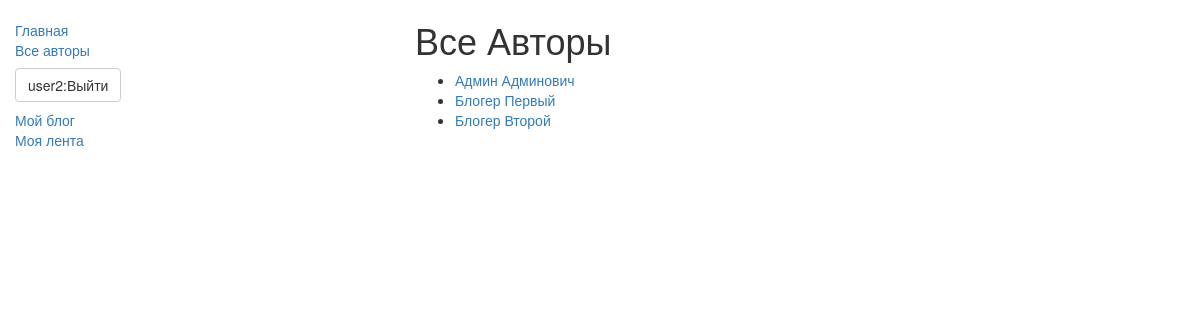
Screenshot of /authors/ (signed in) with the database file from the repository.
### blog/models.py (models this page shows)
class Profile(models.Model):
    user = models.OneToOneField(User, on_delete=models.CASCADE)
    blog_name = models.CharField(max_length=1024, verbose_name='Название блога')
    subscribes = models.ManyToManyField("self", blank=True, symmetrical=False)  # Подписки
    def get_absolute_url(self):
        return '/author/%i/' % self.pk
    def __str__(self):
        return (f'{self.user.last_name} {self.user.first_name}: {self.blog_name}')

### blog/views.py (the view)
# urls.py: url(r'^authors/$', views.AuthorsListView.as_view(model=blog.Profile), name='authors'),
class AuthorsListView(ListView):
    model = Profile
    context_object_name = 'authors_list'
    template_name = 'authors/authors_list.html'
    def get_context_data(self, *args, **kwargs):
        context = super(AuthorsListView, self).get_context_data(*args, **kwargs)
        context['user_profile'] = Profile.objects.get(pk=int(self.request.user.id))
        print('AuthorsListView.context:', context)
        for c in context['authors_list']:
            print('AuthorsListView.author:', c.profile_set.all())
        return context

### blog/templates/authors/authors_list.html (shortened to what this page needs)
{% extends 'base_generic.html' %} {% block title %} Все Авторы {% endblock title %} {% block content %}
<h1>Все Авторы</h1>
{% if authors_list %}
<ul>
    {% for author in authors_list %}
    <li>
        <a href="{{ author.get_absolute_url }}">{{ author.user.first_name }} {{ author.user.last_name }}</a>
    </li>
    {% endfor %}
</ul>
{% else %}
<p>Пока никого нет...</p>
{% endif %} {% endblock content %}

### blog/templates/base_generic.html (shortened to what this page needs)
<!DOCTYPE html>
<html lang="ru">
<head>
    <link rel="stylesheet" href="https://maxcdn.bootstrapcdn.com/bootstrap/3.3.7/css/bootstrap.min.css">
    {% load static %}
    <link rel="stylesheet" href="{% static 'css/styles.css' %}">
</head>
<body>
    <div class="container-fluid">
        <div class="row">
            <div class="col-sm-4">
                {% block sidebar %}
                <ul class="sidebar-nav">
                    <li><a href="{% url 'index' %}">Главная</a></li>
                    <li><a href="{% url 'authors' %}">Все авторы</a></li>
                    {% if not user.is_authenticated %}
                    <li><a href="{% url 'login' %}" class="btn btn-default navbar-btn">Войти</a></li>
                    {% else %}
                    <li><a href="{% url 'logout' %}" class="btn btn-default navbar-btn">{{user.username}}:Выйти</a></li>
                    <li><a href="{% url 'author_blog_list' author_id=user.id %}">Мой блог</a></li>
                    <li><a href="{% url 'ribbon' %}">Моя лента</a></li>
                    {% endif %}
                </ul>
                {% endblock %}
            </div>
            <div class="col-sm-8">
                {% block content %} {% endblock %}
            </div>
        </div>
    </div>
</body>
</html>

### static/css/styles.css (style rules this page uses)
.sidebar-nav { margin-top: 20px; padding: 0; list-style: none; }

### rows the page displays
Profile: user.first_name "Админ", user.last_name "Админович"
Profile: user.first_name "Блогер", user.last_name "Первый"
Profile: user.first_name "Блогер", user.last_name "Второй"

### other values shown
{{ user.username }} "user2"
